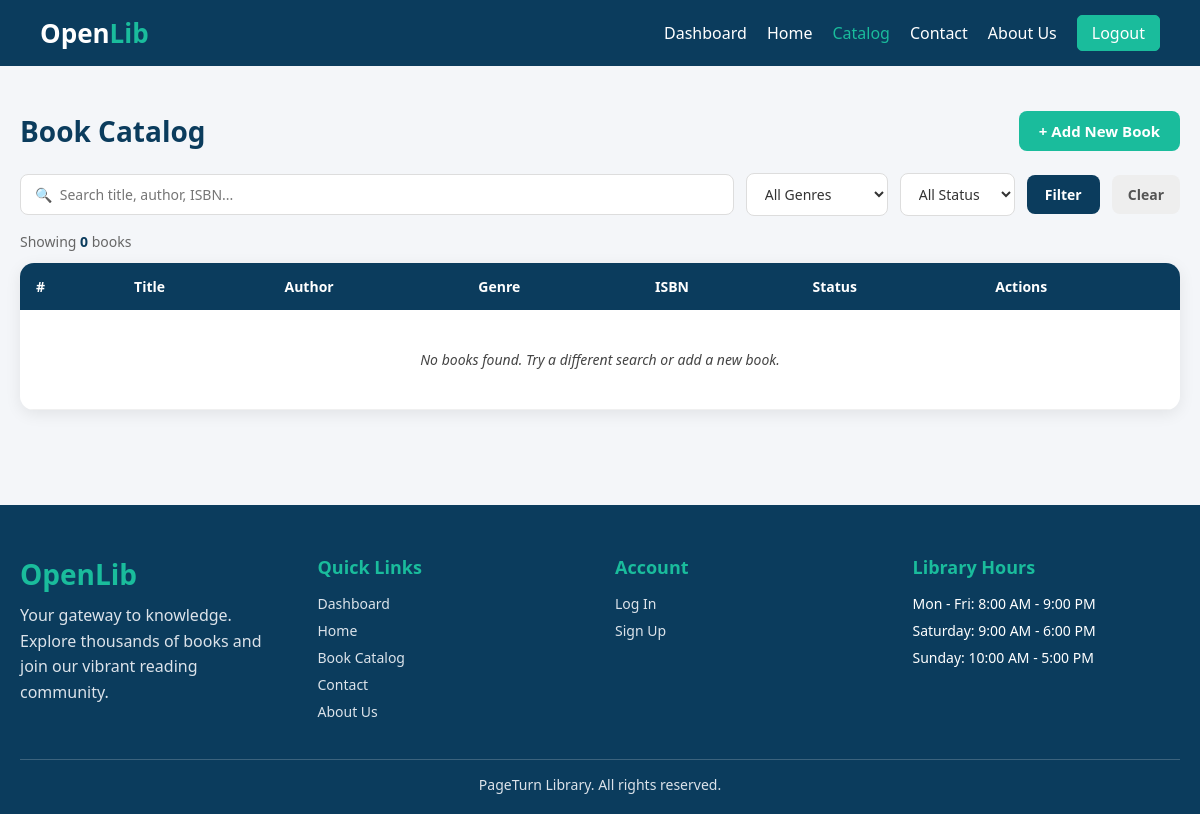
The app's page /admin_catlog/catalog.php?genre=Science Fiction, older data.
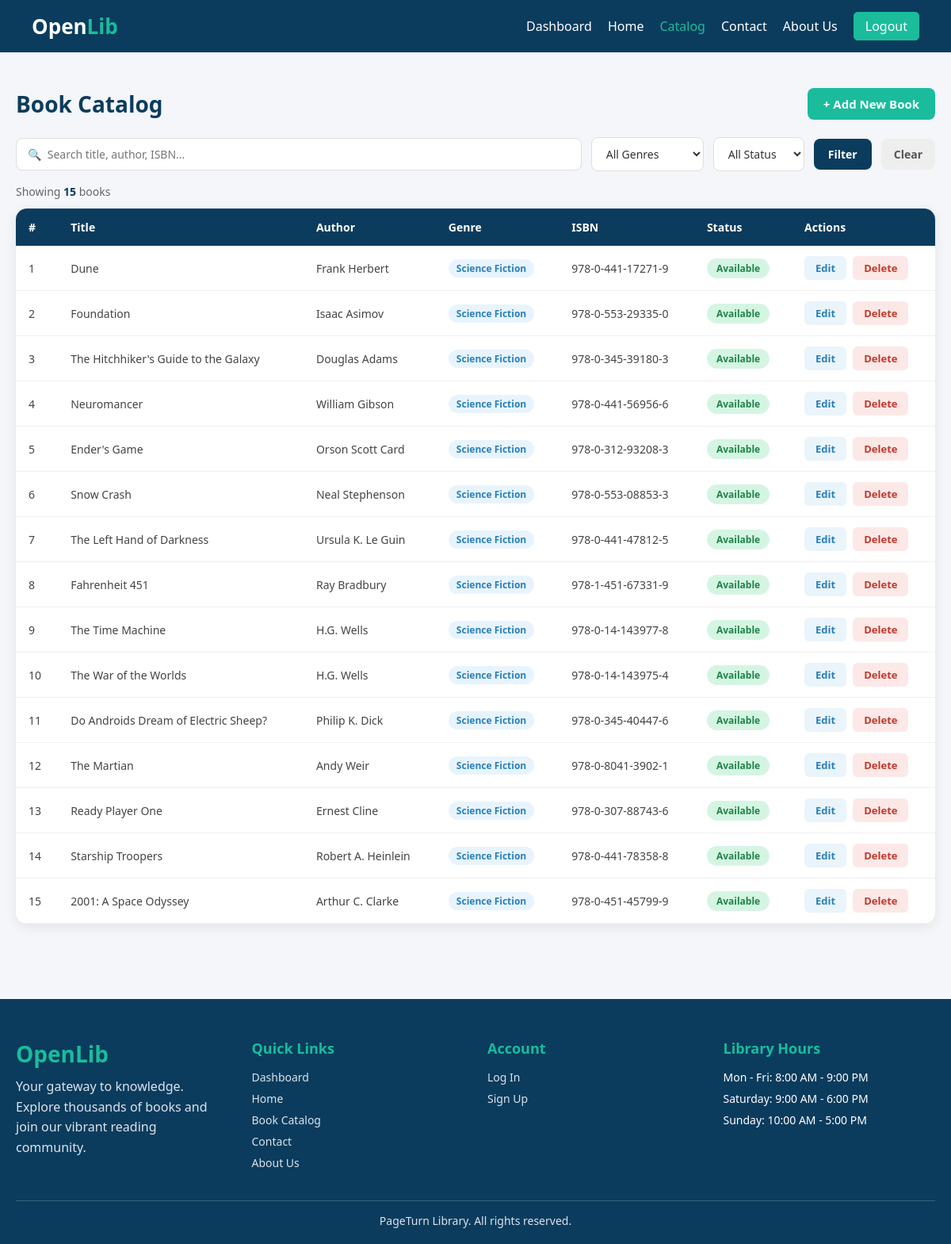
The same page, newer data.
### tables this page shows
CREATE TABLE `books` (
  `id` int(11) NOT NULL,
  `title` varchar(150) NOT NULL,
  `author` varchar(100) NOT NULL,
  `isbn` varchar(50) NOT NULL,
  `genre` varchar(50) NOT NULL,
  `publication_year` int(11) NOT NULL,
  `pages` int(11) NOT NULL,
  `publisher` varchar(100) DEFAULT NULL,
  `quantity` int(11) NOT NULL,
  `available_quantity` int(11) NOT NULL,
  `description` text DEFAULT NULL,
  `cover_image` varchar(255) DEFAULT NULL,
  `added_date` timestamp NOT NULL DEFAULT current_timestamp(),
  `status` enum('Available','Borrowed') DEFAULT 'Available'
);

### admin_catlog/catalog.php (the view, shortened to what this page needs)
<?php
require_once '../db_connect.php';
$search = trim($_GET['search'] ?? '');
$genre  = $_GET['genre']  ?? '';
$sql    = "SELECT * FROM books WHERE (title LIKE ? OR author LIKE ? OR isbn LIKE ?)";
$params = ["%$search%","%$search%","%$search%"];
if ($genre)  { $sql .= " AND genre=?";  $params[] = $genre;  }
$sql .= " ORDER BY id ASC";
$stmt = $pdo->prepare($sql); $stmt->execute($params);
$books = $stmt->fetchAll();
$badgeMap = ['Programming'=>'badge-prog','Fiction'=>'badge-fic','Science'=>'badge-sci','History'=>'badge-hist','Self-Help'=>'badge-self'];
?>
<!DOCTYPE html>
<html lang="en">
<head>
  <link rel="stylesheet" href="catalog.css">
</head>
<body>
<header class="header">
  <div class="logo">Open<span>Lib</span></div>
  <nav class="navbar" id="navMenu">
    <a href="../Admin_dashboard/dashboard.php">Dashboard</a>
    <a href="../Home/index.php">Home</a>
    <a href="../admin_catlog/catalog.php" class="active">Catalog</a>
    <a href="../contact/contact.php">Contact</a>
    <a href="../About us/About us.php">About Us</a>
    <a href="../Login/user_login.php" class="btn logout">Logout</a>
  </nav>
</header>
<section class="catalog-section">
  <div class="catalog-container">
    <div class="catalog-header">
      <h1>Book Catalog</h1>
      <button class="btn-add" onclick="openModal('addModal')">+ Add New Book</button>
    </div>
    <form method="GET" action="catalog.php" class="filter-bar">
      <input type="text" name="search" placeholder="🔍  Search title, author, ISBN..." value="<?= htmlspecialchars($search) ?>">
      <select name="genre">
        <option value="">All Genres</option>
      </select>
      <select name="status">
        <option value="">All Status</option>
      </select>
      <button type="submit" class="btn-filter">Filter</button>
      <a href="catalog.php" class="btn-clear">Clear</a>
    </form>
    <div class="catalog-stats">Showing <b><?= count($books) ?></b> book<?= count($books)!==1?'s':'' ?></div>
    <div class="table-wrapper">
      <table class="book-table">
        <thead>
          <tr><th>#</th><th>Title</th><th>Author</th><th>Genre</th><th>ISBN</th><th>Status</th><th>Actions</th></tr>
        </thead>
        <tbody>
          <?php if(empty($books)): ?>
          <tr><td colspan="7" class="no-data">No books found. Try a different search or add a new book.</td></tr>
          <?php else: ?>
          <?php foreach($books as $i => $b):
            $bc = $badgeMap[$b['genre']] ?? 'badge-prog';
            $sc = isset($b['status']) ? strtolower($b['status']) : 'available';
          ?>
          <tr>
            <td><?= $i+1 ?></td>
            <td><?= htmlspecialchars($b['title']) ?></td>
            <td><?= htmlspecialchars($b['author']) ?></td>
            <td><span class="badge <?= $bc ?>"><?= htmlspecialchars($b['genre']) ?></span></td>
            <td><?= htmlspecialchars($b['isbn']) ?></td>
      <td><span class="status <?= $sc ?>"><?= isset($b['status']) ? htmlspecialchars($b['status']) : 'Available' ?></span></td>            <td class="actions">
<button class="btn-edit" onclick='openEditModal(<?= $b["id"] ?>,"<?= htmlspecialchars($b["title"], ENT_QUOTES) ?>","<?= htmlspecialchars($b["author"], ENT_QUOTES) ?>","<?= htmlspecialchars($b["genre"], ENT_QUOTES) ?>","<?= htmlspecialchars($b["isbn"], ENT_QUOTES) ?>","<?= isset($b["status"]) ? htmlspecialchars($b["status"], ENT_QUOTES) : "Available" ?>")'>Edit</button>              <form method="POST" style="display:inline" onsubmit="return confirm('Delete this book?')">
                <button type="submit" class="btn-delete">Delete</button>
              </form>
            </td>
          </tr>
          <?php endforeach; ?>
          <?php endif; ?>
        </tbody>
      </table>
    </div>
  </div>
</section>
<footer class="footer">
  <div class="container">
    <div class="footer-grid">
      <div class="footer-column">
        <a href="/" class="footer-logo">OpenLib</a>
        <p class="footer-description">Your gateway to knowledge. Explore thousands of books and join our vibrant reading community.</p>
      </div>
      <div class="footer-column">
        <h3>Quick Links</h3>
        <ul>
          <li><a href="../dashboard/dashboard.php">Dashboard</a></li>
          <li><a href="../Home/index.php">Home</a></li>
          <li><a href="catalog.php">Book Catalog</a></li>
          <li><a href="../contact us/contact.php">Contact</a></li>
          <li><a href="../Abou_us/about_us.php">About Us</a></li>
        </ul>
      </div>
      <div class="footer-column">
        <h3>Account</h3>
        <ul>
          <li><a href="../Login page/user_login.php">Log In</a></li>
          <li><a href="../Register/user_register.php">Sign Up</a></li>
        </ul>
      </div>
      <div class="footer-column">
        <h3>Library Hours</h3>
        <ul>
          <li>Mon - Fri: 8:00 AM - 9:00 PM</li>
          <li>Saturday: 9:00 AM - 6:00 PM</li>
          <li>Sunday: 10:00 AM - 5:00 PM</li>
        </ul>
      </div>
    </div>
    <div class="footer-bottom"><p>PageTurn Library. All rights reserved.</p></div>
  </div>
</footer>
</body>
</html>

Row changes from the older to the newer data that the page shows:
added books: title "Dune", author "Frank Herbert", genre "Science Fiction", isbn "978-0-441-17271-9", status "Available"
added books: title "Foundation", author "Isaac Asimov", genre "Science Fiction", isbn "978-0-553-29335-0", status "Available"
added books: title "The Hitchhiker's Guide to the Galaxy", author "Douglas Adams", genre "Science Fiction", isbn "978-0-345-39180-3", status "Available"
added books: title "Neuromancer", author "William Gibson", genre "Science Fiction", isbn "978-0-441-56956-6", status "Available"
added books: title "Ender's Game", author "Orson Scott Card", genre "Science Fiction", isbn "978-0-312-93208-3", status "Available"
added books: title "Snow Crash", author "Neal Stephenson", genre "Science Fiction", isbn "978-0-553-08853-3", status "Available"
added books: title "The Left Hand of Darkness", author "Ursula K. Le Guin", genre "Science Fiction", isbn "978-0-441-47812-5", status "Available"
added books: title "Fahrenheit 451", author "Ray Bradbury", genre "Science Fiction", isbn "978-1-451-67331-9", status "Available"
added books: title "The Time Machine", author "H.G. Wells", genre "Science Fiction", isbn "978-0-14-143977-8", status "Available"
added books: title "The War of the Worlds", author "H.G. Wells", genre "Science Fiction", isbn "978-0-14-143975-4", status "Available"
added books: title "Do Androids Dream of Electric Sheep?", author "Philip K. Dick", genre "Science Fiction", isbn "978-0-345-40447-6", status "Available"
added books: title "The Martian", author "Andy Weir", genre "Science Fiction", isbn "978-0-8041-3902-1", status "Available"
added books: title "Ready Player One", author "Ernest Cline", genre "Science Fiction", isbn "978-0-307-88743-6", status "Available"
added books: title "Starship Troopers", author "Robert A. Heinlein", genre "Science Fiction", isbn "978-0-441-78358-8", status "Available"
added books: title "2001: A Space Odyssey", author "Arthur C. Clarke", genre "Science Fiction", isbn "978-0-451-45799-9", status "Available"
Text that changed along with them:
count($books): "0" → "15"
text no longer shown: "No books found. Try a different search or add a new book."
